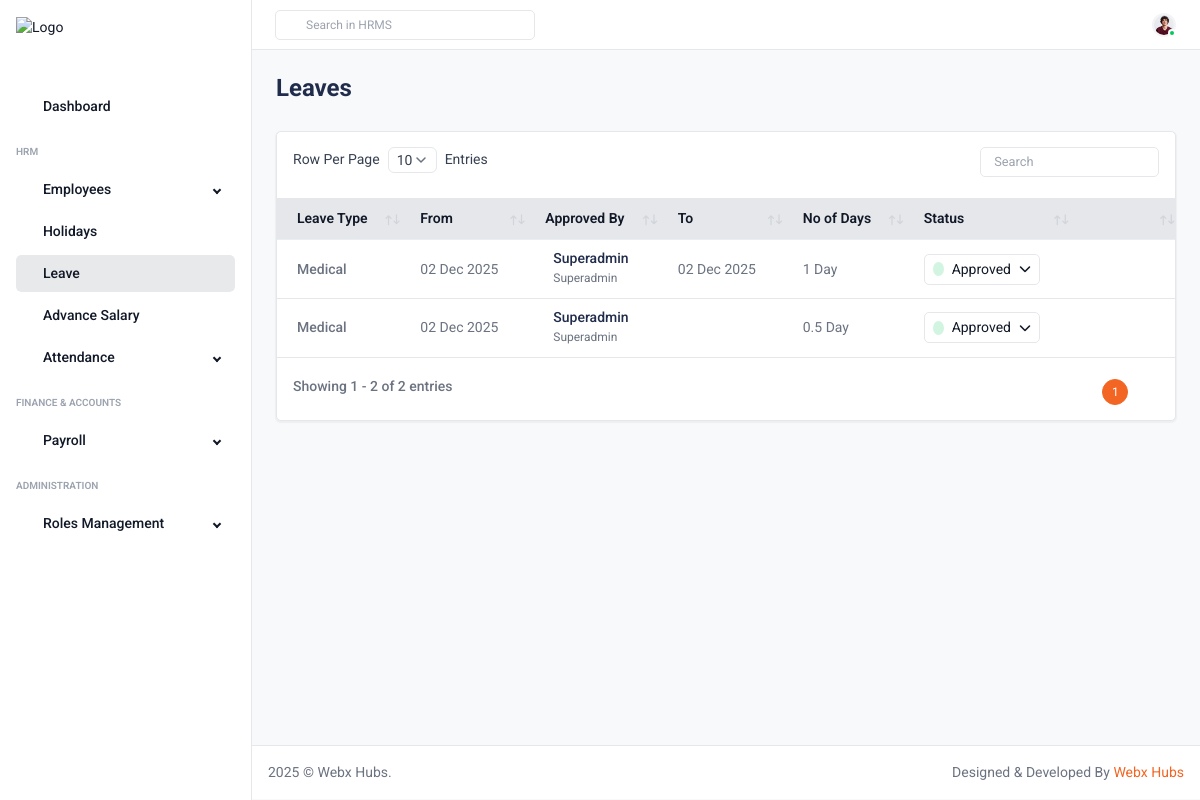
The app's page /leave/ (signed in) with its own data.
### manager/models.py (models this page shows, shortened)
class LeaveApplication(models.Model):
    DURATION_CHOICES = (
        ('full', 'Full Day'),
        ('half', 'Half Day'),
    )
    HALF_TYPE_CHOICES = (
        ('first', 'First Half'),
        ('second', 'Second Half'),
    )
    employee = models.ForeignKey('Employee', on_delete=models.CASCADE)
    leave_type = models.ForeignKey('Leave', on_delete=models.SET_NULL, null=True)
    duration_type = models.CharField(max_length=10, choices=DURATION_CHOICES)
    from_date = models.DateField(null=True, blank=True)
    to_date = models.DateField(null=True, blank=True)
    half_day_date = models.DateField(null=True, blank=True)
    half_type = models.CharField(max_length=10, choices=HALF_TYPE_CHOICES, blank=True, null=True)
    attachment = models.FileField(upload_to='leave_attachments/', blank=True, null=True)
    reason = models.TextField()
    created_at = models.DateTimeField(auto_now_add=True)
    superadmin_approval=models.BooleanField(default=False)
    admin_approval=models.BooleanField(default=False)
    admin_approved_on = models.DateField(null=True, blank=True)
    superadmin_approved_on = models.DateField(null=True, blank=True)
    superadmin_cancelled=models.BooleanField(default=False)
    admin_cancelled=models.BooleanField(default=False)

class Leave(models.Model):
    STATUS_CHOICES = (
        ('Active', 'Active'),
        ('Inactive', 'Inactive'),
    )
    name = models.CharField(max_length=100)
    description = models.TextField(blank=True, null=True)
    status = models.CharField(max_length=10, choices=STATUS_CHOICES, default='Active')

### hrms/views.py (the view)
# urls.py: path('leave/', views.leave),
@login_required()
def leave(request):
    alla = Leave.objects.filter(status="Active")
    from django.db.models import Q
    if request.user.is_superuser:
        ewew = LeaveApplication.objects.all()
    else:
        ewew = LeaveApplication.objects.filter(
            Q(employee__user=request.user) | Q(employee__under=request.user)
        )
    leave_data = []
    for leave in ewew:
        if leave.duration_type == 'full' and leave.from_date and leave.to_date:
            duration = (leave.to_date - leave.from_date).days + 1
        else:
            duration = 0.5  # For half day
        leave_data.append({
            "leave": leave,
            "duration": duration,
        })
    context = {
        "leave_status": "active",
        "alla": alla,
        "leave_applications": leave_data,
    }
    return render(request, "leave.html", context)

### manager/templatetags/permissions.py (called while the page is built)
@register.simple_tag(takes_context=True)
def has_permission(context, permission_name):
    user = context['request'].user
    if user.is_authenticated:
        if user.is_superuser:
            return True
        try:
            employee = user.employee
            return RolePermission.objects.filter(role=employee.role, permission__name=permission_name).exists()
        except Exception:
            return False
    return False

### templates/leave.html (shortened to what this page needs)
<!DOCTYPE html>
<html lang="en">
<head>
	{% include 'css.html' %}
</head>
<body>
	<div class="main-wrapper">
		{% include 'header.html' %}
		{% include 'sidebar.html' %}
		<div class="page-wrapper" style="min-height: 570px;">
			<div class="content">
				<div class="d-md-flex d-block align-items-center justify-content-between page-breadcrumb mb-3">
					<div class="my-auto mb-2">
						<h2 class="mb-1">Leaves</h2>
					</div>
				</div>
				<div class="card">
					<div class="card-body p-0">
						<div class="custom-datatable-filter table-responsive">
							<div id="DataTables_Table_0_wrapper" class="dataTables_wrapper dt-bootstrap5 no-footer">
								<div class="row dt-row">
									<div class="col-sm-12 table-responsive">
				{% if leave_applications %}
<table class="table datatable dataTable no-footer" id="DataTables_Table_0" aria-describedby="DataTables_Table_0_info">
    <thead class="thead-light">
        <tr>
            <th>Leave Type</th>
            <th>From</th>
            <th>Approved By</th>
            <th>To</th>
            <th>No of Days</th>
            <th>Status</th>
            <th></th>
        </tr>
    </thead>
    <tbody>
        {% for l in leave_applications %}
        <tr>
            <td>
                <div class="d-flex align-items-center">
                    <p class="fs-14 fw-medium mb-0">{{ l.leave.leave_type.name }}</p>
                    {% if l.leave.reason %}
                    <a href="#" class="ms-2" data-bs-toggle="tooltip" data-bs-placement="right" data-bs-title="{{ l.leave.reason }}">
                        <i class="ti ti-info-circle text-info"></i>
                    </a>
                    {% endif %}
                </div>
            </td>
            <td>
                {% if l.leave.duration_type == 'full' %}
                    {{ l.leave.from_date|date:"d M Y" }}
                {% else %}
                    {{ l.leave.half_day_date|date:"d M Y" }}
                {% endif %}
            </td>
            <td>
                <div class="d-flex align-items-center file-name-icon">
                    <div class="ms-2">
                        <h6 class="fw-medium mb-0">
                            {% if l.leave.superadmin_approval %}
                                Superadmin
                            {% elif l.leave.admin_approval %}
                                {{ l.leave.employee.manager.user.get_full_name }}
                            {% else %}
                                Pending
                            {% endif %}
                        </h6>
                        <span class="fs-12 fw-normal">
                            {% if l.leave.superadmin_approval %}
                                Superadmin
                            {% elif l.leave.admin_approval %}
                                Manager
                            {% else %}
                                Not yet approved
                            {% endif %}
                        </span>
                    </div>
                </div>
            </td>
            <td>
                {% if l.leave.duration_type == 'full' %}
                    {{ l.leave.to_date|date:"d M Y" }}
                {% else %}
                    {{ l.leave.half_day_date|date:"d M Y" }}
                {% endif %}
            </td>
            <td>
                {% if l.leave.duration_type == 'full' %}
                    {{ l.duration }} Day{% if l.duration > 1 %}s{% endif %}
                {% else %}
                    0.5 Day ({{ l.leave.half_type|title }} Half)
                {% endif %}
            </td>
            <td>
                <div class="dropdown">
                    <a href="javascript:void(0);" class="dropdown-toggle btn btn-sm btn-white d-inline-flex align-items-center" data-bs-toggle="dropdown">
                        <span class="rounded-circle d-flex justify-content-center align-items-center me-2
                            {% if l.leave.superadmin_approval or l.leave.admin_approval %}
                                bg-transparent-success
                            {% elif l.leave.superadmin_cancelled or l.leave.admin_cancelled %}
                                bg-transparent-danger
                            {% else %}
                                bg-transparent-purple
                            {% endif %}">
                            <i class="ti ti-point-filled
                                {% if l.leave.superadmin_approval or l.leave.admin_approval %}
                                    text-success
                                {% elif l.leave.superadmin_cancelled or l.leave.admin_cancelled %}
                                    text-danger
                                {% else %}
                                    text-purple
                                {% endif %}"></i>
                        </span>
                        {% if l.leave.superadmin_approval  %}
                            Approved
								 {% elif l.leave.superadmin_cancelled  %}
                            Declined By Super Admin
							{% elif l.leave.admin_cancelled %}
							 Declined By Admim
						{% elif l.leave.admin_approval %}
						    Manager Approved – Pending Admin
                            New
                        {% endif %}
                    </a>
                </div>
            </td>
         <td>
    <div class="action-icon d-inline-flex">
        <a href="#" class="me-2" data-bs-toggle="modal" data-bs-target="#edit_leaves">
            <i class="ti ti-edit"></i>
        </a>
        <a href="javascript:void(0);" data-bs-toggle="modal" data-bs-target="#delete_modal">
            <i class="ti ti-trash"></i>
        </a>
    </div>
</td>
        </tr>
        {% empty %}
        <tr>
            <td colspan="7" class="text-center">No leave records found.</td>
        </tr>
        {% endfor %}
    </tbody>
</table>
{% endif %}
									</div>
								</div>
							</div>
						</div>
					</div>
				</div>
			</div>
			<div class="footer d-sm-flex align-items-center justify-content-between border-top bg-white p-3">
				<p class="mb-0">2025 © Webx Hubs.</p>
				<p>Designed &amp; Developed By <a href="javascript:void(0);" class="text-primary">Webx Hubs</a></p>
			</div>
		</div>
	</div>
</body>
</html>

### records on screen
LeaveApplication: leave.leave_type.name "Medical", leave.from_date "02 Dec 2025", superadmin_approval "Superadmin", leave.to_date "02 Dec 2025", duration "1"
LeaveApplication: leave.leave_type.name "Medical", leave.from_date "02 Dec 2025", superadmin_approval "Superadmin", duration "0.5"
